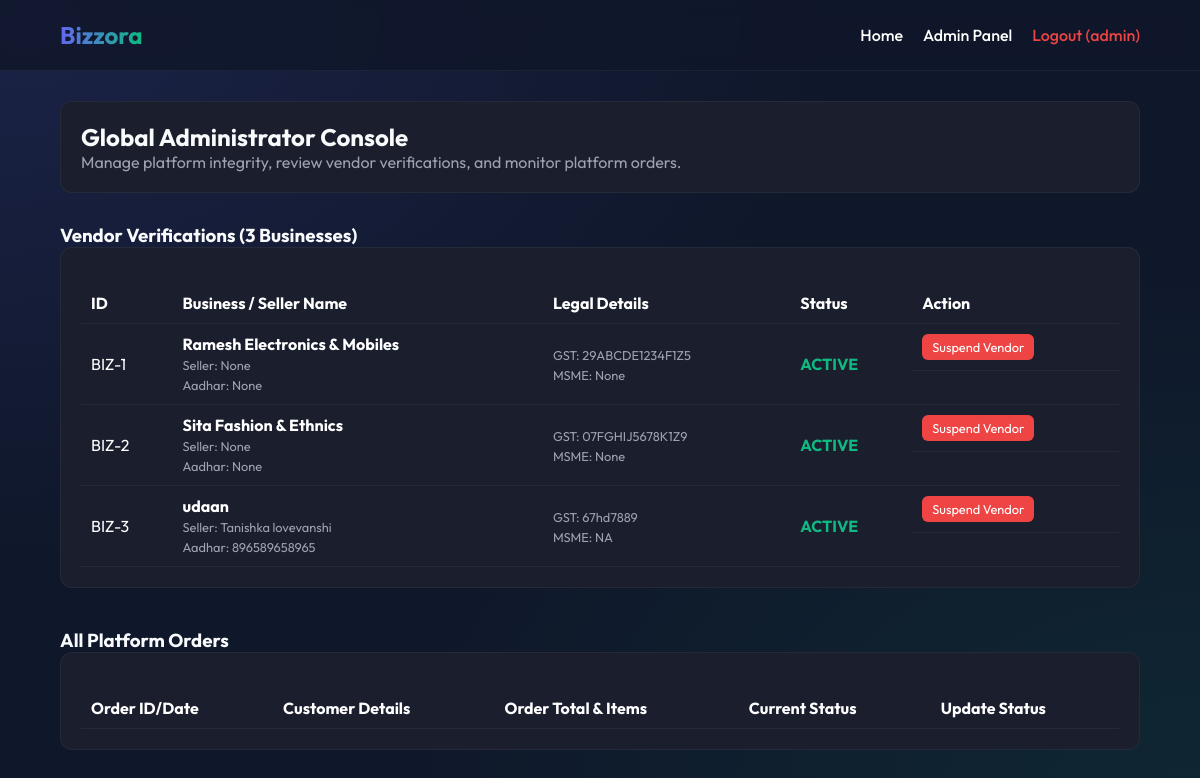
The app's page /admin/dashboard (signed in), older data.
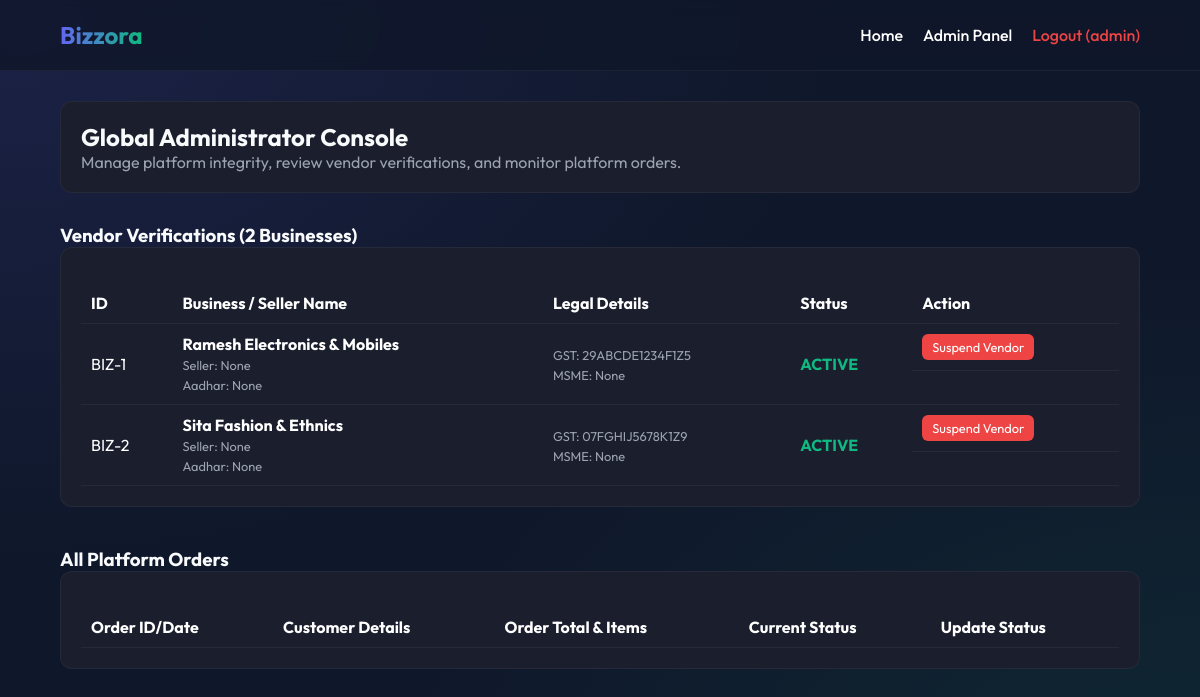
The same page, newer data.
### models.py (models this page shows)
class User(UserMixin, db.Model):
    id = db.Column(db.Integer, primary_key=True)
    username = db.Column(db.String(80), unique=True, nullable=False)
    email = db.Column(db.String(120), unique=True, nullable=False)
    password_hash = db.Column(db.String(128))
    role = db.Column(db.String(20), nullable=False) # 'customer', 'vendor', 'admin'
    phone_number = db.Column(db.String(20), nullable=True)
    address = db.Column(db.Text, nullable=True)
    vendor_profile = db.relationship('VendorProfile', backref='user', uselist=False, lazy=True)
    orders = db.relationship('Order', backref='customer', lazy=True)
    cart_items = db.relationship('CartItem', backref='customer', lazy=True)

class VendorProfile(db.Model):
    id = db.Column(db.Integer, primary_key=True)
    user_id = db.Column(db.Integer, db.ForeignKey('user.id'), nullable=False)
    business_name = db.Column(db.String(100), nullable=False)
    description = db.Column(db.Text)
    logo = db.Column(db.String(150), nullable=True, default='default_logo.png')
    banner = db.Column(db.String(150), nullable=True, default='default_banner.png')
    gst_number = db.Column(db.String(50), nullable=True)
    msme_registration = db.Column(db.String(100), nullable=True)
    seller_name = db.Column(db.String(100), nullable=True)
    aadhar_number = db.Column(db.String(20), nullable=True)
    family_background = db.Column(db.Text, nullable=True)
    registration_number = db.Column(db.String(50), nullable=True)
    status = db.Column(db.String(20), default='pending') # pending, active, rejected, inactive
    products = db.relationship('Product', backref='vendor', lazy=True)

### app.py (the view)
@app.route('/admin/dashboard')
@login_required
def admin_dashboard():
    if current_user.role != 'admin':
        return redirect(url_for('index'))
    vendors = VendorProfile.query.all()
    orders = Order.query.order_by(Order.created_at.desc()).all()
    users = User.query.all()
    return render_template('admin/dashboard.html', vendors=vendors, orders=orders, users=users)

### app.py (called while the page is built)
@login_manager.user_loader
def load_user(user_id):
    return User.query.get(int(user_id))

### templates/admin/dashboard.html (shortened to what this page needs)
{% extends "base.html" %}
{% block content %}
<div class="card" style="margin-bottom: 30px;">
    <h2>Global Administrator Console</h2>
    <p style="color: #9ca3af;">Manage platform integrity, review vendor verifications, and monitor platform orders.</p>
</div>
<h3>Vendor Verifications ({{ vendors|length }} Businesses)</h3>
<div style="overflow-x: auto; margin-bottom: 40px;" class="card">
    <table class="table" style="color: white; width: 100%; text-align: left;">
        <thead>
            <tr style="border-bottom: 1px solid rgba(255,255,255,0.1);">
                <th style="padding: 10px;">ID</th>
                <th style="padding: 10px;">Business / Seller Name</th>
                <th style="padding: 10px;">Legal Details</th>
                <th style="padding: 10px;">Status</th>
                <th style="padding: 10px;">Action</th>
            </tr>
        </thead>
        <tbody>
            {% for vendor in vendors %}
            <tr style="border-bottom: 1px solid rgba(255,255,255,0.05);">
                <td style="padding: 10px;">BIZ-{{ vendor.id }}</td>
                <td style="padding: 10px;">
                    <strong>{{ vendor.business_name }}</strong><br>
                    <span style="font-size: 0.8rem; color: #9ca3af;">Seller: {{ vendor.seller_name }}</span><br>
                    <span style="font-size: 0.8rem; color: #9ca3af;">Aadhar: {{ vendor.aadhar_number }}</span>
                </td>
                <td style="padding: 10px;">
                    <span style="font-size: 0.8rem; color: #9ca3af;">GST: {{ vendor.gst_number }}</span><br>
                    <span style="font-size: 0.8rem; color: #9ca3af;">MSME: {{ vendor.msme_registration }}</span>
                </td>
                <td style="padding: 10px;">
                    <strong
                        style="color: {% if vendor.status == 'active' %}#10b981{% elif vendor.status == 'pending' %}#f59e0b{% else %}#ef4444{% endif %};">{{
                        vendor.status|upper }}</strong>
                </td>
                <td style="padding: 10px; display: flex; gap: 10px;">
                    {% if vendor.status == 'pending' %}
                    <form action="{{ url_for('admin_approve_vendor', id=vendor.id) }}" method="POST">
                        <button class="btn-success" style="padding: 5px 10px; font-size: 0.8rem;">Approve</button>
                    </form>
                    <form action="{{ url_for('admin_reject_vendor', id=vendor.id) }}" method="POST">
                        <button class="btn-danger" style="padding: 5px 10px; font-size: 0.8rem;">Reject</button>
                    </form>
                    {% elif vendor.status == 'active' %}
                    <form action="{{ url_for('admin_reject_vendor', id=vendor.id) }}" method="POST">
                        <button class="btn-danger" style="padding: 5px 10px; font-size: 0.8rem;">Suspend Vendor</button>
                    </form>
                    {% else %}
                    <form action="{{ url_for('admin_approve_vendor', id=vendor.id) }}" method="POST">
                        <button class="btn-success" style="padding: 5px 10px; font-size: 0.8rem;">Re-Approve</button>
                    </form>
                    {% endif %}
                </td>
            </tr>
            {% endfor %}
        </tbody>
    </table>
</div>
<h3>All Platform Orders</h3>
<div style="overflow-x: auto;" class="card">
    <table class="table" style="color: white; width: 100%; text-align: left;">
        <thead>
            <tr style="border-bottom: 1px solid rgba(255,255,255,0.1);">
                <th style="padding: 10px;">Order ID/Date</th>
                <th style="padding: 10px;">Customer Details</th>
                <th style="padding: 10px;">Order Total & Items</th>
                <th style="padding: 10px;">Current Status</th>
                <th style="padding: 10px;">Update Status</th>
            </tr>
        </thead>
    </table>
</div>
{% endblock %}

### templates/base.html (shortened to what this page needs)
<!DOCTYPE html>
<html lang="en">
<head>
    <link rel="stylesheet" href="{{ url_for('static', filename='css/index.css') }}">
    <link rel="stylesheet" href="https://cdnjs.cloudflare.com/ajax/libs/font-awesome/6.4.0/css/all.min.css">
</head>
<body>
    <nav style="display: flex; justify-content: space-between; padding: 20px 5%; align-items: center; border-bottom: 1px solid rgba(255,255,255,0.05);">
        <div class="logo" style="font-size: 24px; font-weight: bold; color: #3b82f6;">Bizzora</div>
        <ul class="nav-links" style="list-style: none; display: flex; gap: 20px; margin: 0; align-items: center;">
            <li><a href="{{ url_for('index') }}" style="color: white; text-decoration: none;">Home</a></li>
            {% if current_user.is_authenticated %}
                {% if current_user.role == 'customer' %}
                    <li><a href="{{ url_for('view_cart') }}" style="color: white; text-decoration: none;"><i class="fa fa-shopping-cart"></i> Cart</a></li>
                    <li><a href="{{ url_for('customer_dashboard') }}" style="color: white; text-decoration: none;">Dashboard</a></li>
                {% elif current_user.role == 'vendor' %}
                    <li><a href="{{ url_for('vendor_dashboard') }}" style="color: white; text-decoration: none;">Vendor Panel</a></li>
                {% elif current_user.role == 'admin' %}
                    <li><a href="{{ url_for('admin_dashboard') }}" style="color: white; text-decoration: none;">Admin Panel</a></li>
                {% endif %}
                <li><a href="{{ url_for('logout') }}" style="color: #ef4444; text-decoration: none;">Logout ({{ current_user.username }})</a></li>
            {% else %}
                <li><a href="{{ url_for('login') }}" style="color: white; text-decoration: none;">Login</a></li>
                <li><a href="{{ url_for('register') }}" style="background: #3b82f6; color: white; padding: 8px 16px; border-radius: 6px; text-decoration: none;">Register</a></li>
            {% endif %}
        </ul>
    </nav>
    <div class="content" style="padding: 30px 5%; min-height: 80vh;">
        {% block content %}{% endblock %}
    </div>
</body>
</html>

### static/css/index.css (style rules this page uses)
:root { --primary: #6366f1; --primary-hover: #4f46e5; --bg-dark: #0f172a; --card-bg: rgba(30, 41, 59, 0.7); --glass-border: rgba(255, 255, 255, 0.1); --text-main: #f8fafc; --text-muted: #94a3b8; --accent: #10b981; --danger: #ef4444; }
* { margin: 0; padding: 0; box-sizing: border-box; font-family: 'Outfit', 'Inter', sans-serif; }
body { background-color: var(--bg-dark); background-image: radial-gradient(at 0% 0%, rgba(99, 102, 241, 0.15) 0, transparent 50%), radial-gradient(at 100% 100%, rgba(16, 185, 129, 0.1) 0, transparent 50%); color: var(--text-main); min-height: 100vh; }
nav { display: flex; justify-content: space-between; align-items: center; padding: 20px 5%; background: rgba(15, 23, 42, 0.8); backdrop-filter: blur(8px); position: sticky; top: 0; z-index: 100; border-bottom: 1px solid var(--glass-border); }
.logo { font-size: 1.5rem; font-weight: 800; background: linear-gradient(to right, #6366f1, #10b981); -webkit-background-clip: text; -webkit-text-fill-color: transparent; }
.nav-links { display: flex; gap: 24px; list-style: none; }
.nav-links a { color: var(--text-main); text-decoration: none; font-weight: 500; transition: color 0.3s; }

### templates/base.html (style rules this page uses)
.card { background: #1a1e2d; border-radius: 12px; padding: 20px; border: 1px solid rgba(255, 255, 255, 0.05); }
.btn-danger { background: #ef4444; color: white; border: none; padding: 10px 15px; border-radius: 6px; cursor: pointer; }
.table { width: 100%; border-collapse: collapse; margin-top: 15px; }
.table th, .table td { padding: 12px; border-bottom: 1px solid rgba(255,255,255,0.05); text-align: left; }

Row changes from the older to the newer data that the page shows:
removed VendorProfile: id "3", business_name "udaan", seller_name "Tanishka lovevanshi", aadhar_number "896589658965", gst_number "67hd7889", msme_registration "NA", status "ACTIVE"
Text that changed along with them:
{{ vendors|length }}: "3" → "2"
